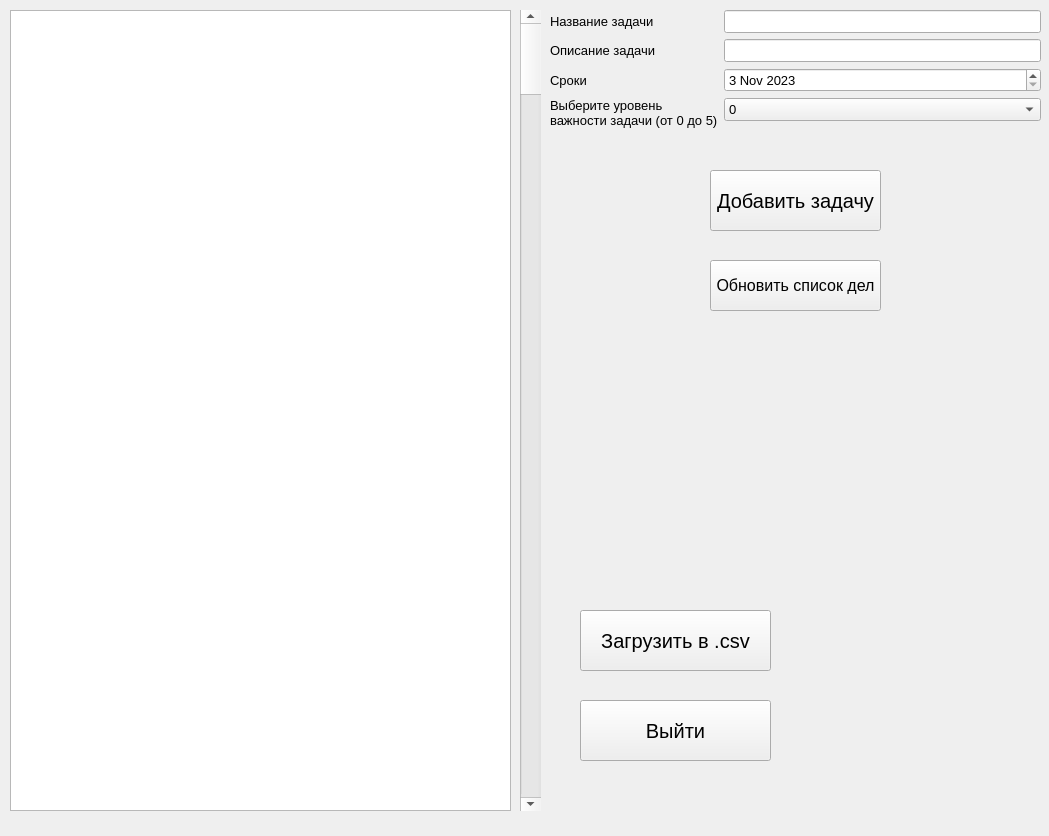
<?xml version="1.0" encoding="UTF-8"?>
<ui version="4.0">
 <class>MainWindow</class>
 <widget class="QMainWindow" name="MainWindow">
  <property name="geometry">
   <rect>
    <x>0</x>
    <y>0</y>
    <width>1049</width>
    <height>836</height>
   </rect>
  </property>
  <property name="font">
   <font>
    <pointsize>10</pointsize>
   </font>
  </property>
  <property name="windowTitle">
   <string>MainWindow</string>
  </property>
  <widget class="QWidget" name="centralwidget">
   <widget class="QPushButton" name="create">
    <property name="geometry">
     <rect>
      <x>710</x>
      <y>170</y>
      <width>171</width>
      <height>61</height>
     </rect>
    </property>
    <property name="font">
     <font>
      <pointsize>15</pointsize>
     </font>
    </property>
    <property name="text">
     <string>Добавить задачу</string>
    </property>
    <property name="autoDefault">
     <bool>true</bool>
    </property>
    <property name="default">
     <bool>false</bool>
    </property>
   </widget>
   <widget class="QTableWidget" name="tableWidget">
    <property name="geometry">
     <rect>
      <x>10</x>
      <y>10</y>
      <width>501</width>
      <height>801</height>
     </rect>
    </property>
   </widget>
   <widget class="QScrollBar" name="verticalScrollBar">
    <property name="geometry">
     <rect>
      <x>520</x>
      <y>10</y>
      <width>21</width>
      <height>801</height>
     </rect>
    </property>
    <property name="orientation">
     <enum>Qt::Vertical</enum>
    </property>
   </widget>
   <widget class="QWidget" name="formLayoutWidget">
    <property name="geometry">
     <rect>
      <x>550</x>
      <y>10</y>
      <width>491</width>
      <height>141</height>
     </rect>
    </property>
    <layout class="QFormLayout" name="formLayout">
     <item row="0" column="0">
      <widget class="QLabel" name="label">
       <property name="font">
        <font>
         <pointsize>10</pointsize>
        </font>
       </property>
       <property name="text">
        <string>Название задачи</string>
       </property>
      </widget>
     </item>
     <item row="2" column="0">
      <widget class="QLabel" name="label_3">
       <property name="font">
        <font>
         <pointsize>10</pointsize>
        </font>
       </property>
       <property name="text">
        <string>Сроки</string>
       </property>
      </widget>
     </item>
     <item row="1" column="0">
      <widget class="QLabel" name="label_2">
       <property name="font">
        <font>
         <pointsize>10</pointsize>
        </font>
       </property>
       <property name="text">
        <string>Описание задачи</string>
       </property>
      </widget>
     </item>
     <item row="2" column="1">
      <widget class="QDateEdit" name="dedline">
       <property name="minimumDateTime">
        <datetime>
         <hour>0</hour>
         <minute>0</minute>
         <second>0</second>
         <year>2023</year>
         <month>11</month>
         <day>3</day>
        </datetime>
       </property>
      </widget>
     </item>
     <item row="3" column="0">
      <widget class="QLabel" name="label_4">
       <property name="text">
        <string>Выберите уровень 
важности задачи (от 0 до 5)</string>
       </property>
      </widget>
     </item>
     <item row="0" column="1">
      <widget class="QLineEdit" name="name_task"/>
     </item>
     <item row="1" column="1">
      <widget class="QLineEdit" name="description"/>
     </item>
     <item row="3" column="1">
      <widget class="QComboBox" name="importance_box">
       <property name="minimumContentsLength">
        <number>0</number>
       </property>
       <item>
        <property name="text">
         <string>0</string>
        </property>
       </item>
       <item>
        <property name="text">
         <string>1</string>
        </property>
       </item>
       <item>
        <property name="text">
         <string>2</string>
        </property>
       </item>
       <item>
        <property name="text">
         <string>3</string>
        </property>
       </item>
       <item>
        <property name="text">
         <string>4</string>
        </property>
       </item>
       <item>
        <property name="text">
         <string>5</string>
        </property>
       </item>
      </widget>
     </item>
    </layout>
   </widget>
   <widget class="QPushButton" name="aaaaa">
    <property name="geometry">
     <rect>
      <x>580</x>
      <y>610</y>
      <width>191</width>
      <height>61</height>
     </rect>
    </property>
    <property name="font">
     <font>
      <pointsize>15</pointsize>
     </font>
    </property>
    <property name="text">
     <string>Загрузить в .csv</string>
    </property>
   </widget>
   <widget class="QLabel" name="label_5">
    <property name="geometry">
     <rect>
      <x>870</x>
      <y>670</y>
      <width>101</width>
      <height>101</height>
     </rect>
    </property>
    <property name="text">
     <string/>
    </property>
    <property name="pixmap">
     <pixmap>belca.webp</pixmap>
    </property>
   </widget>
   <widget class="QPushButton" name="go_out">
    <property name="geometry">
     <rect>
      <x>580</x>
      <y>700</y>
      <width>191</width>
      <height>61</height>
     </rect>
    </property>
    <property name="font">
     <font>
      <pointsize>15</pointsize>
     </font>
    </property>
    <property name="text">
     <string>Выйти</string>
    </property>
   </widget>
   <widget class="QPushButton" name="update">
    <property name="geometry">
     <rect>
      <x>710</x>
      <y>260</y>
      <width>171</width>
      <height>51</height>
     </rect>
    </property>
    <property name="font">
     <font>
      <pointsize>12</pointsize>
     </font>
    </property>
    <property name="text">
     <string>Обновить список дел</string>
    </property>
   </widget>
  </widget>
 </widget>
 <resources/>
 <connections/>
</ui>
